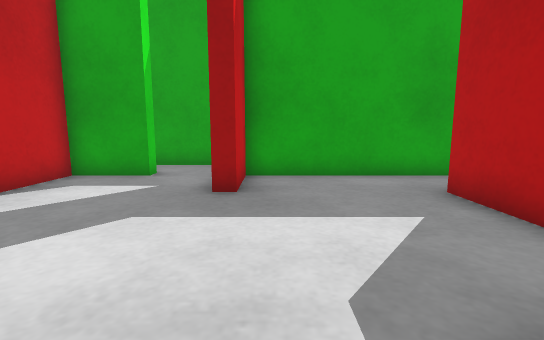
[1] (above)

18 first-person views from a walk through a Gazebo world. The camera is 0.26 m above the floor, tilts 8° down and sees 85° across. The floor is counted in squares, 0.2 m on a side. Each view is taken from the middle of a square. On the plan, view 1 faces up. The plan holds only what a view shows up to about 13 squares ahead; the rest is blank.

[2]
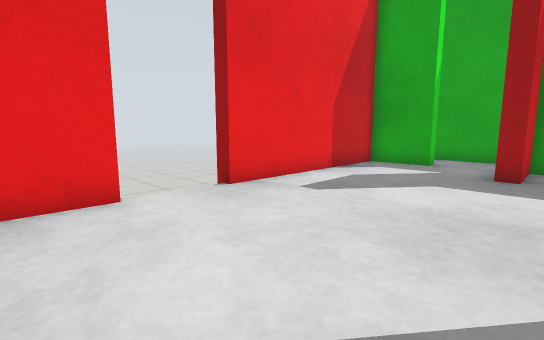

[3]
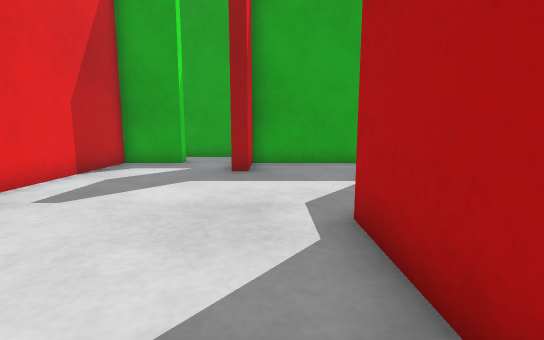

[4]
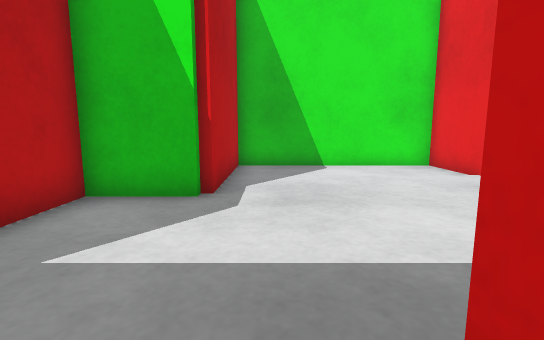

[5]
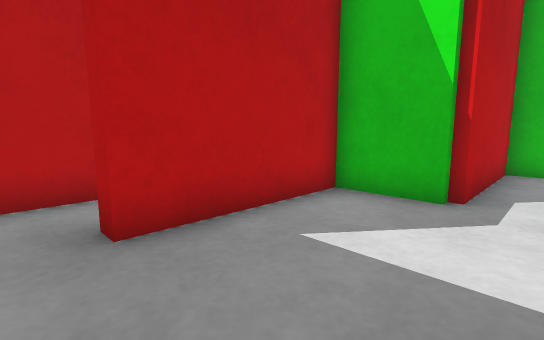

[6]
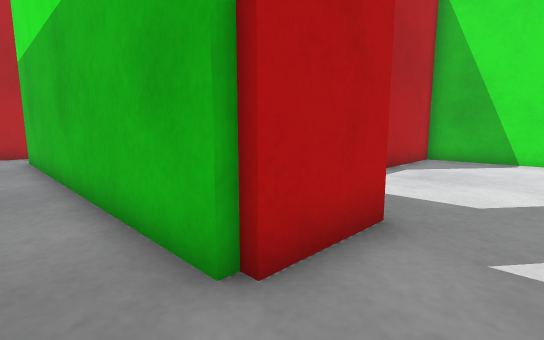

[7]
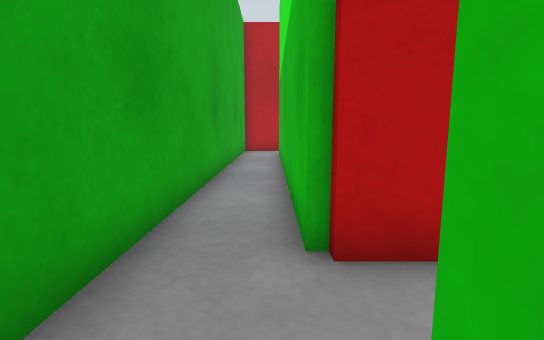

[8]
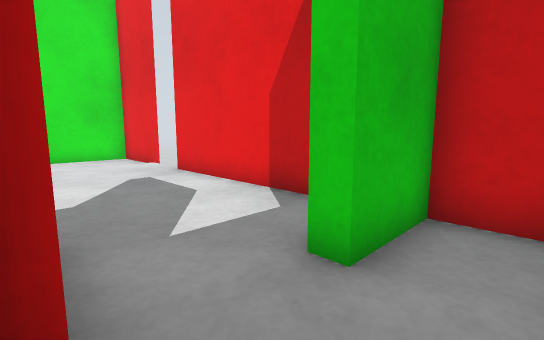

[9]
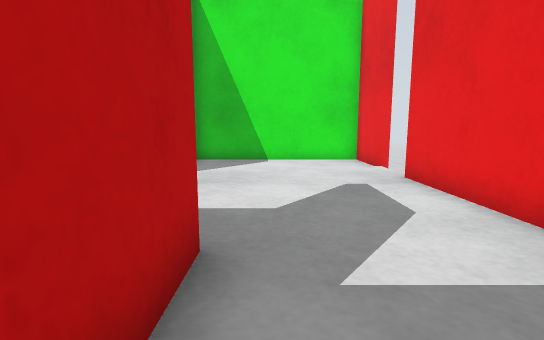

[10]
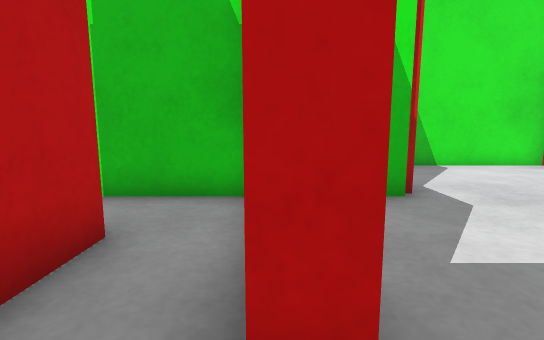

[11]
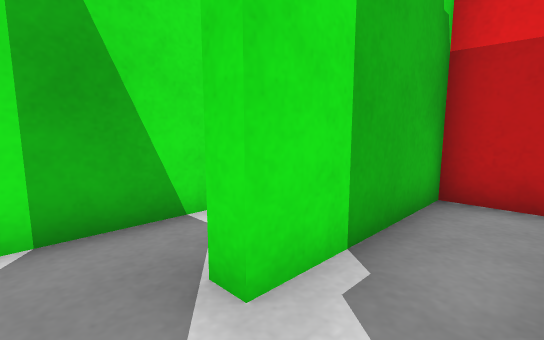

[12]
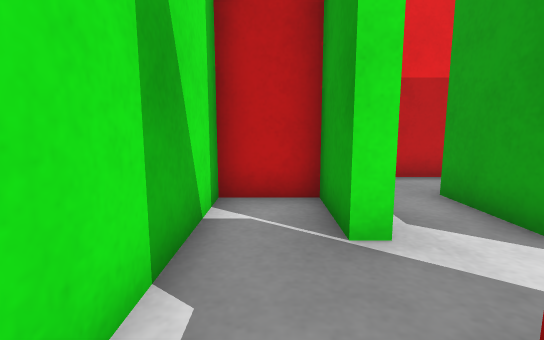

[13]
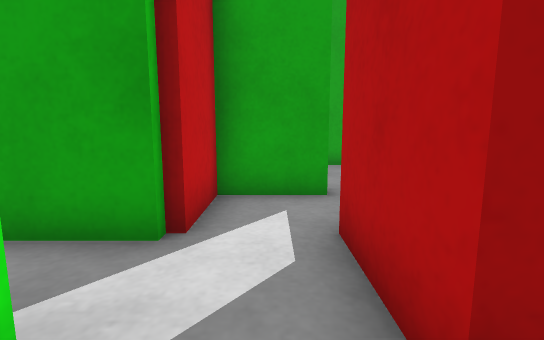

[14]
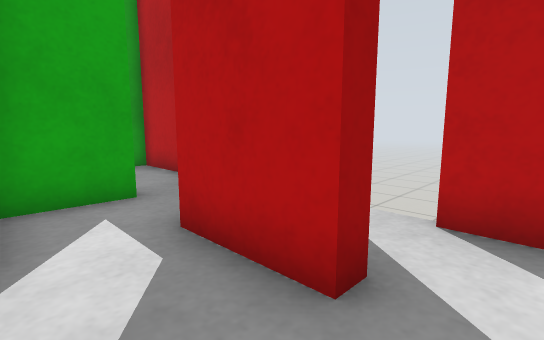

[15]
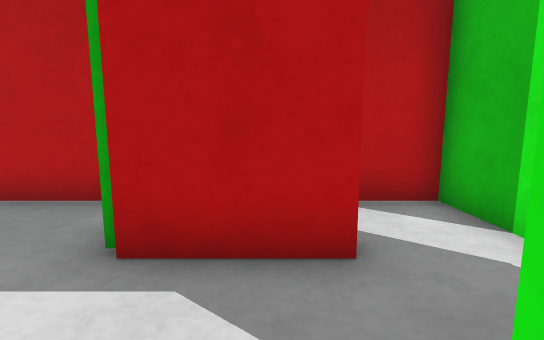

[16]
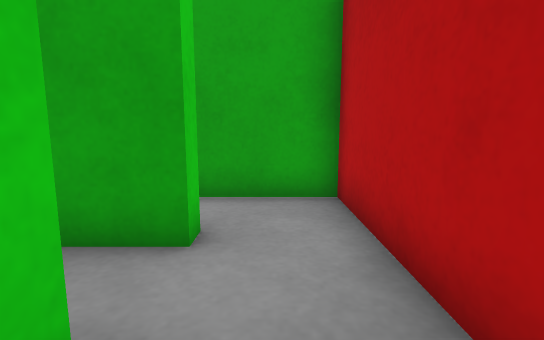

[17]
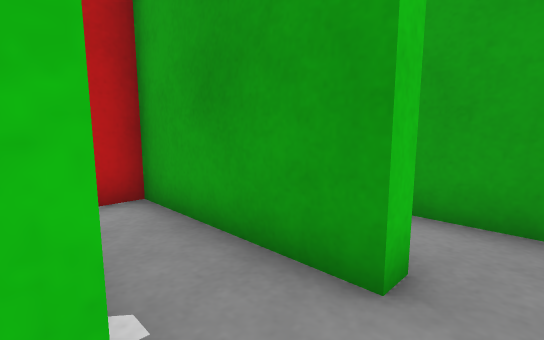

[18]
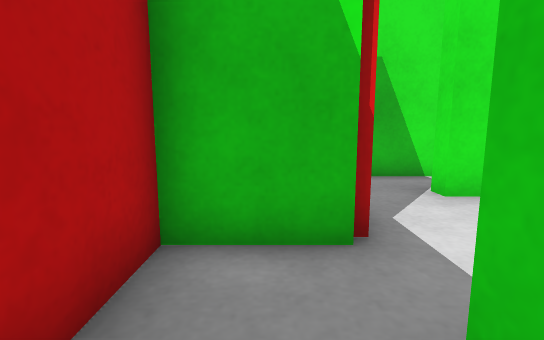

### Floor plan
Points are (right, up) in squares from view 1. A wall is a line through its corners. A room is listed if a view was taken in it or the views show most of it. See-through windows are left out.
Room 1 (views 1, 2, 3, 4, 5, 10)
walls: (-5.6, -1.5) (-5.6, -3.4) (1.2, -3.4) (1.2, 1.4) (3.6, 1.4) (3.6, 6) (4.1, 6); (-3.4, 8.1) (-5.6, 8.1) (-5.6, 1.2) (-6.1, 1.2); (5, 8.1) (-0.7, 8.1) (-0.7, 6) (-1.2, 6) (-1.2, 7.4)
ways out: opening at (-2.5, 8) to room 2; opening at (4, 6.5) to room 8; gap at (-6, 1)
Room 2 (views 6, 7, 8, 9)
walls: (-1.2, 7.4) (-1.2, 8.6) (11.1, 8.6) (11.1, 8.1); (-5.6, 10) (-5.6, 8.6) (-3.4, 8.6) (-3.4, 8.1); (13.3, 7.4) (13.3, 10.6) (-4.2, 10.6)
ways out: opening at (-2.5, 8) to room 1; opening at (12, 8) to room 7
Room 3 (views 11, 15)
walls: (8.9, 4.5) (8.9, 3.3) (6, 3.3); (11.4, 1.2) (10.8, 1.2) (10.8, 3.8); (10.4, -1) (11.6, -1); (4.1, 3.6) (4.1, 1.4) (8.7, 1.4) (8.7, 0.9)
ways out: opening at (10.2, 0.8) to room 5; opening at (5, 4.5) to room 8; opening at (10, 4) to room 9
Room 4 (view 12)
walls: (11.6, -1) (13.3, -1) (13.3, 1.2)
ways out: opening at (13, 2.5)
Room 5 (views 13, 14)
walls: (8.7, 0.9) (6.5, 0.9) (6.5, -1) (10.4, -1)
ways out: opening at (10.2, 0.8) to room 3
Room 6 (view 16)
walls: (10.8, 3.8) (13.3, 3.8) (13.3, 5.5)
ways out: opening at (12, 6) to room 7; opening at (11, 5) to room 9
Room 7 (views 17, 18)
walls: (11.1, 6.2) (11.1, 5.7); (11.1, 8.1) (6.5, 8.1) (6.5, 7.2); (13.3, 5.5) (13.3, 7.4)
ways out: opening at (12, 8) to room 2; opening at (12, 6) to room 6
Room 8 (no view inside)
walls: (4.1, 4.6) (4.1, 3.6); (6, 3.3) (6, 6.9)
ways out: opening at (4, 6.5) to room 1; opening at (5, 4.5) to room 3
Room 9 (no view inside)
walls: (11.1, 5.7) (8.9, 5.7) (8.9, 4.5)
ways out: opening at (10, 4) to room 3; opening at (11, 5) to room 6

Positions as (right, up) in squares from view 1, and headings:
1: (0, 0), facing up
2: (0, -3), facing up-left
3: (0, -3), facing up
4: (0, 7), facing down
5: (0, 7), facing down-right
6: (-3, 10), facing down-right
7: (-4, 9), facing right
8: (-1, 10), facing down-left
9: (-2, 9), facing down
10: (4, 7), facing down
11: (10, 3), facing down-left
12: (12, 0), facing left
13: (10, 0), facing up
14: (9, 0), facing up-right
15: (8, 2), facing right
16: (12, 5), facing up
17: (12, 6), facing up-left
18: (12, 7), facing down
